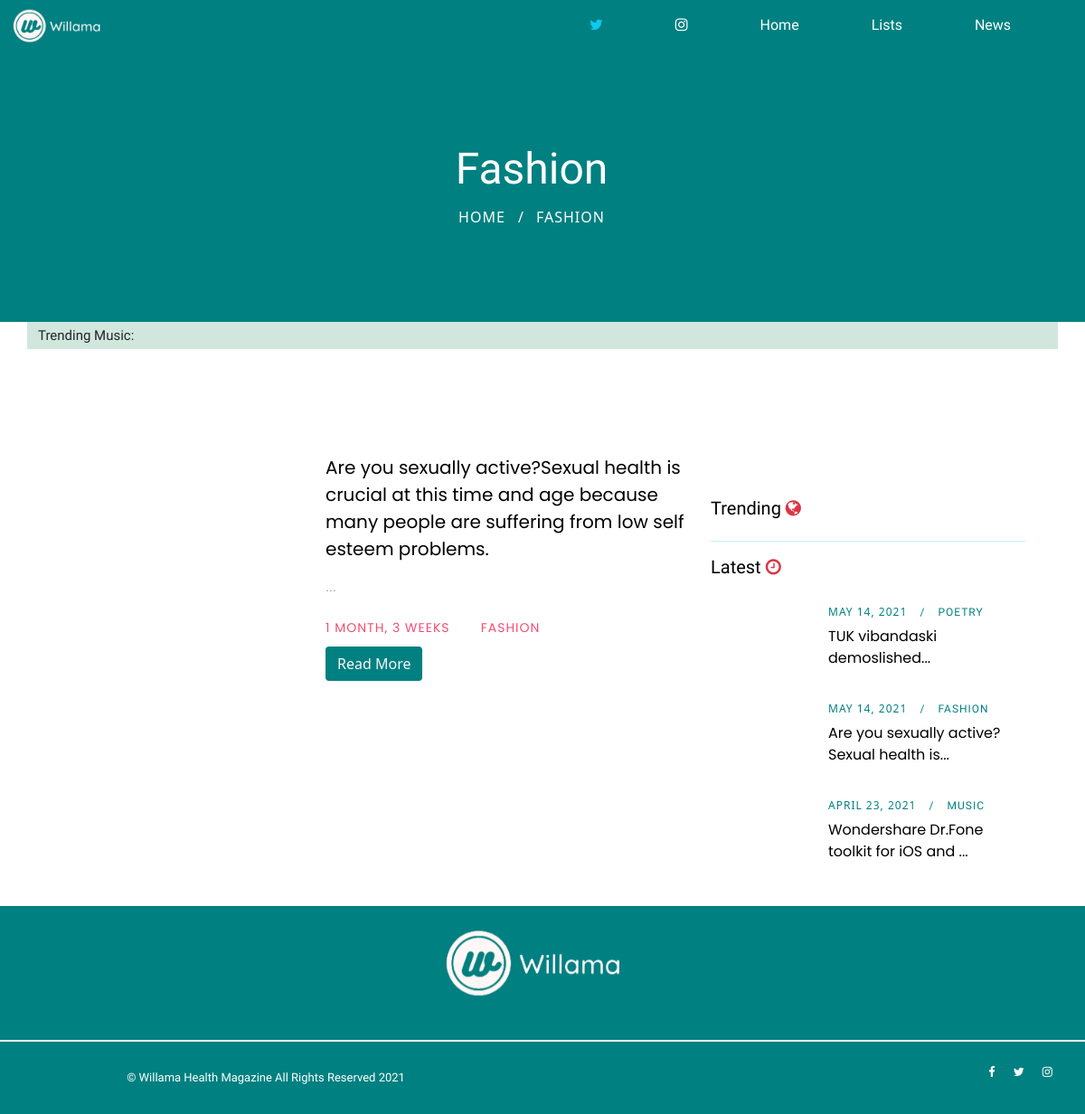
Before: /willama_health/category/fashion/ with the older database file.
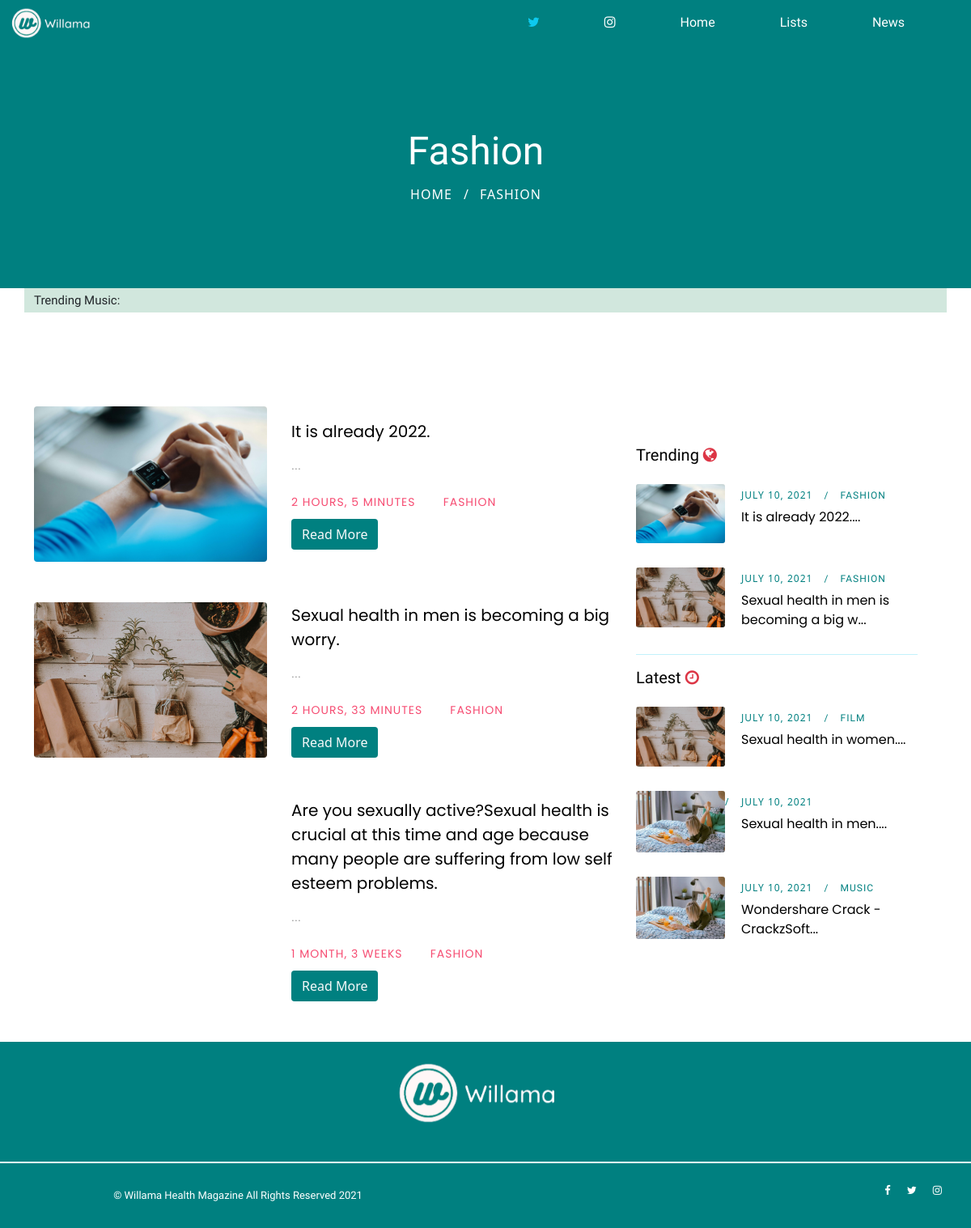
After: the same page with the newer database file.
### blog/models.py (models this page shows, shortened)
class Category(models.Model):
    title   =   models.CharField(max_length=20, unique=True, null=True)
    slug        =   models.SlugField(max_length=250, unique=True,null=True)
    class Meta:
        verbose_name_plural =   'categories'

class Post(models.Model):
    title       =   models.CharField(max_length=255, unique=True)
    blog_img    =   models.ImageField(upload_to="blog_pics/", null=True, blank=True)
    img_credits =   models.CharField(max_length=255, null=True)
    slug        =   models.SlugField(max_length=250, null=True, blank=True, unique=True)
    author      =   models.CharField(max_length=100, default='Menim')
    updated_on  =   models.DateTimeField(auto_now=True)
    body        =   tinymce_models.HTMLField()
    created_on  =   models.DateTimeField(auto_now_add=True)
    status      =   models.IntegerField(choices=STATUS, default=0)
    blog_type   =   models.IntegerField(choices=TYPE, default=0)
    categories  =   models.ManyToManyField(Category, related_name='posts')
    class Meta:
        ordering    =   ['-created_on']
    def get_absolute_url(self):
        return reverse('article-detail', args=[self.slug])

### blog/views.py (the view)
# urls.py: path('willama_health/category/<slug:slug>/', views.CategoryView, name='blog_category'),
def CategoryView(request, slug):
    category      =   Category.objects.get(slug=slug)
    cats        =   Category.objects.all()
    adverts     =   Advert.objects.all()[0:1]
    latest      =   Post.objects.order_by('-created_on')[0:3]
    trending    =   Post.objects.filter(blog_type=2).order_by('-created_on')[0:3]
    context =   {
        'category':category,
        'cats':cats,
        'adverts':adverts,
        'trending':trending,
        'latest':latest,
    }
    return render(request, "blog_category.html", context)

### blog/templates/blog_category.html (shortened to what this page needs)
{% extends "base.html" %} {% load crispy_forms_tags %} {% load static %}
{% block title %}Willama Health Magazine - {{ category.title }}{% endblock %} {% block meta_description %}Willama Health Magazine - {{ category.title }}{% endblock %} {% block content %}
<div class="breadcrumb-area bg-img bg-overlay jarallax">
    <div class="container h-100">
        <div class="row h-100 align-items-center">
            <div class="col-12">
                <div class="breadcrumb-content text-center">
                    <div class="breadcrumb-post-content">
                        <h2 class="post-title">{{ category.title }}</h2>
                        <div class="post-meta">
                            <a href="{% url 'home' %}" style="text-decoration: none;">Home</a>
                            <a href="#" style="text-decoration: none;">{{ category.title }}</a>
                        </div>
                    </div>
                </div>
            </div>
        </div>
    </div>
</div>
<div class="container alert-success">
    <marquee behavior="scroll" direction="left">
        <p style="white-space: nowrap;" class="text-danger"><span class="text-dark">Trending Music:</span>
            {% for new in trend_music %}&blacktriangle;{{ new.song_title }}-{{ new.artist_name }}&emsp; {% endfor %}</p>
    </marquee>
</div>
<div class="roberto-news-area section-padding-100-0">
    <div class="container">
        <div class="row justify-content-center">
            <div class="col-12 col-lg-8">
                {% for post in category.posts.all %}
                <div class="single-blog-post d-flex align-items-center mb-50 wow fadeInUp" data-wow-delay="100ms">
                    <div class="post-thumbnail">
                        {% if post.blog_img %}
                        <a href="#"><img src="{{ post.blog_img.url }}" alt=""></a>
                        {% endif %}
                    </div>
                    <div class="post-content">
                        <a href="{{post.get_absolute_url}}" class="post-title">{{ post.title }}</a>
                        <p>{{ post.body|slice:":200"|safe }}...</p>
                        <div class="post-meta">
                            <a href="#" class="post-author">{{ post.created_on|timesince }}</a>
                            {% for cat in post.categories.all %}
                            <a href="#" class="post-tutorial">{{ cat.title }}</a> {% endfor %}
                        </div>
                        <a href="{% url 'article-detail' post.slug %}" class="btn btn-unique text-light">Read More</a>
                    </div>
                </div>
                {% endfor %}
            </div>
            <div class="col-12 col-sm-8 col-md-6 col-lg-4 py-5 section-padding-100-70">
                <div class="roberto-sidebar-area pl-md-4">
                    <div class="col-12 mb-4">
                        <h5>Trending <i class="fa fa-globe text-danger"></i></h5>
                    </div>
                    {% for post in trending %}
                    <div class="single-recent-post d-flex">
                        <div class="post-thumb">
                            {% if post.blog_img %}
                            <a href="#"><img src="{{ post.blog_img.url }}" alt=""></a>
                            {% endif %}
                        </div>
                        <div class="post-content">
                            <div class="post-meta">
                                <a href="#" class="post-author">{{ post.created_on.date }}</a>
                                {% for cat in post.categories.all %}
                                <a href="{% url 'blog_category' cat.slug %}" class="post-tutorial"
                                    style="font-family: 'Archivo Narrow', sans-serif;">{{ cat.title }}</a>
                                {% endfor %}
                            </div>
                            <a href="{% url 'article-detail' post.slug %}" class="post-title"
                                style="font-family: 'Poppins', sans-serif;">{{ post.title|slice:":40"|safe }}...</a>
                        </div>
                    </div>
                    {% endfor %}
                    <hr class="bg-info">
                    <div class="col-12 mb-4">
                        <h5>Latest <i class="fa fa-clock-o text-danger"></i></h5>
                    </div>
                    {% for post in latest %}
                    <div class="single-recent-post d-flex">
                        <div class="post-thumb">
                            {% if post.blog_img %}
                            <a href="#"><img src="{{ post.blog_img.url }}" alt=""></a>
                            {% endif %}
                        </div>
                        <div class="post-content">
                            <div class="post-meta">
                                <a href="#" class="post-author">{{ post.created_on.date }}</a>
                                {% for cat in post.categories.all %}
                                <a href="{% url 'blog_category' cat.slug %}" class="post-tutorial"
                                    style="font-family: 'Archivo Narrow', sans-serif;">{{ cat.title }}</a>
                                {% endfor %}
                            </div>
                            <a href="{% url 'article-detail' post.slug %}" class="post-title"
                                style="font-family: 'Poppins', sans-serif;">{{ post.title|slice:":40"|safe }}...</a>
                        </div>
                    </div>
                    {% endfor %}
                </div>
            </div>
        </div>
    </div>
</div>
{% endblock content %}

### blog/templates/base.html (shortened to what this page needs)
{% load static %}
<!DOCTYPE html>
<html lang="en">
<head>
    <link rel="stylesheet" href="{% static '/css/design.css' %}">
    <link href="https://cdn.jsdelivr.net/npm/bootstrap@5.0.0-beta2/dist/css/bootstrap.min.css" rel="stylesheet"
>
    <link rel="stylesheet" href="https://stackpath.bootstrapcdn.com/font-awesome/4.7.0/css/font-awesome.min.css"
>
</head>
<body>
    <nav class="navbar navbar-expand-lg navbar-light bg-unique">
        <div class="container">
            <a class="logoimg" href="{% url 'home' %}">
                <img src="{% static '/img/logowill.png' %}" alt="" width="100">
            </a>
        </div>
        <div class="container">
            <div class="collapse navbar-collapse" id="navbarSupportedContent-3">
                <ul class="navbar-nav ml-auto nav-flex-icons">
                    <li class="nav-item">
                        <a class="nav-link text-info" href="https://twitter.com/WMaagazine"><i
                                class="fa fa-twitter"></i></a>
                    </li>
                    <li class="nav-item">
                        <a class="nav-link linked text-white"
                            href="https://www.instagram.com/willama_health_magazine/"><i
                                class="fa fa-instagram"></i></a>
                    </li>
                </ul>
                <ul class="navbar-nav mr-auto">
                    <li class="nav-item">
                        <a class="nav-link text-white" href="{% url 'home' %}">Home</a>
                    </li>
                    <li class="nav-item">
                        <a class="nav-link text-white" href="{% url 'lists' %}">Lists</a>
                    </li>
                    <li class="nav-item">
                        <a class="nav-link text-white" href="{% url 'news' %}">News</a>
                    </li>
                </ul>
            </div>
        </div>
    </nav>
    {% block content %} {% endblock %}
    <footer class="footer-area align-content-center text-center ">
        <div class="footer-top mt-4 ">
            <div class="container ">
                <div class="row ">
                    <a class="logoimg" href="{% url 'home' %}">
                        <img src="{% static '/img/logowill.png' %}" alt="willama-logo" width="200" class="mb-5">
                    </a>
                </div>
            </div>
        </div>
        <div class="copywrite-area ">
            <div class="container-fluid ">
                <div class="row align-items-center ">
                    <div class="col-12 col-md-6 ">
                        <div class="copywrite-content ">
                            <p class="copywrite-text text-center ">
                                &copy; Willama Health Magazine All Rights Reserved
                            </p>
                        </div>
                    </div>
                    <div class="col-12 col-md-6 ">
                        <nav class="footer-nav ">
                            <ul>
                                <li> <a href="#"><i class="fa fa-facebook"></i></a></li>
                                <li><a href="https://twitter.com/WMaagazine"><i class="fa fa-twitter"></i></a></li>
                                <li><a href="https://www.instagram.com/willama_health_magazine/"><i
                                            class="fa fa-instagram"></i></a></li>
                            </ul>
                        </nav>
                    </div>
                </div>
            </div>
        </div>
    </footer>
</body>
</html>

Changed rows visible on the page:
no longer on this page (row unchanged): Post: created_on "MAY 14, 2021", title "TUK vibandaski demoslished", shown under "Latest"
no longer on this page (row unchanged): Category: title "POETRY", shown under "MAY 14, 2021"
no longer on one of the page's lists (row unchanged): Post: created_on "MAY 14, 2021", title "Are you sexually active?Sexual health is"
no longer on this page (row unchanged): Post: created_on "APRIL 23, 2021", title "Wondershare Dr.Fone toolkit for iOS and", Category (title "MUSIC"), shown under "Latest"
added Post: blog_img (picture), title "It is already 2022.", created_on "2 HOURS, 5 MINUTES", created_on "JULY 10, 2021", Category (title "FASHION")
added Post: blog_img (picture), title "Sexual health in men is becoming a big worry.", created_on "2 HOURS, 33 MINUTES", created_on "JULY 10, 2021", title "Sexual health in men is becoming a big w", Category (title "FASHION")
computed for Post "1 MONTH, 3 WEEKS": loses Category (title "Fashion", title "FASHION")
added Post: blog_img (picture), created_on "JULY 10, 2021", title "Sexual health in women.", shown under "Latest"
now on this page (row unchanged): Category: title "FILM", shown under "JULY 10, 2021"
added Post: blog_img (picture), created_on "JULY 10, 2021", title "Sexual health in men.", shown under "Latest"
added Post: blog_img (picture), created_on "JULY 10, 2021", title "Wondershare Crack - CrackzSoft", Category (title "MUSIC"), shown under "Latest"
